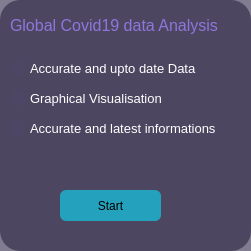
   <widget class="QWidget" name="widget_3" native="true">
    <property name="geometry">
     <rect>
      <x>130</x>
      <y>150</y>
      <width>251</width>
      <height>251</height>
     </rect>
    </property>
    <property name="styleSheet">
     <string notr="true">border-width:2px;
border-radius:20px;
background-color: qlineargradient(spread:pad, x1:0, y1:0, x2:1, y2:0, stop:1 rgba(40, 33, 64, 150));
</string>
    </property>
    <widget class="QLabel" name="label_12">
     <property name="geometry">
      <rect>
       <x>10</x>
       <y>10</y>
       <width>221</width>
       <height>31</height>
      </rect>
     </property>
     <property name="font">
      <font>
       <family>Ubuntu</family>
       <pointsize>12</pointsize>
       <weight>9</weight>
       <italic>false</italic>
       <bold>false</bold>
      </font>
     </property>
     <property name="styleSheet">
      <string notr="true">background-color: qlineargradient(spread:pad, x1:0, y1:0, x2:1, y2:0, stop:1 rgba(0, 0, 0, 0));
font: 75 12pt &quot;Ubuntu&quot;;
color: rgb(140, 118, 220)</string>
     </property>
     <property name="text">
      <string>Global Covid19 data Analysis</string>
     </property>
    </widget>
    <widget class="QPushButton" name="pushButton_7">
     <property name="geometry">
      <rect>
       <x>10</x>
       <y>60</y>
       <width>16</width>
       <height>16</height>
      </rect>
     </property>
     <property name="styleSheet">
      <string notr="true">border-width: 2px;
border-radius:8px;
font: 75 9pt &quot;Ubuntu&quot;;
background-color: qlineargradient(spread:pad, x1:0, y1:0, x2:1, y2:0, stop:1 rgba(77, 70, 100, 255));
</string>
     </property>
     <property name="text">
      <string/>
     </property>
    </widget>
    <widget class="QLabel" name="l1">
     <property name="geometry">
      <rect>
       <x>30</x>
       <y>60</y>
       <width>171</width>
       <height>17</height>
      </rect>
     </property>
     <property name="font">
      <font>
       <family>Ubuntu</family>
       <pointsize>10</pointsize>
       <weight>9</weight>
       <italic>false</italic>
       <bold>false</bold>
      </font>
     </property>
     <property name="styleSheet">
      <string notr="true">background-color: qlineargradient(spread:pad, x1:0, y1:0, x2:1, y2:0, stop:1 rgba(0, 0, 0, 0));
font: 75 10pt &quot;Ubuntu&quot;;
color:rgb(255, 255, 255);</string>
     </property>
     <property name="text">
      <string>Accurate and upto date Data</string>
     </property>
    </widget>
    <widget class="QPushButton" name="pushButton_8">
     <property name="geometry">
      <rect>
       <x>10</x>
       <y>90</y>
       <width>16</width>
       <height>16</height>
      </rect>
     </property>
     <property name="styleSheet">
      <string notr="true">border-width: 2px;
border-radius:8px;
font: 75 9pt &quot;Ubuntu&quot;;
background-color: qlineargradient(spread:pad, x1:0, y1:0, x2:1, y2:0, stop:1 rgba(77, 70, 100, 255));
</string>
     </property>
     <property name="text">
      <string/>
     </property>
    </widget>
    <widget class="QLabel" name="l2">
     <property name="geometry">
      <rect>
       <x>30</x>
       <y>90</y>
       <width>161</width>
       <height>17</height>
      </rect>
     </property>
     <property name="font">
      <font>
       <family>Ubuntu</family>
       <pointsize>10</pointsize>
       <weight>9</weight>
       <italic>false</italic>
       <bold>false</bold>
      </font>
     </property>
     <property name="styleSheet">
      <string notr="true">background-color: qlineargradient(spread:pad, x1:0, y1:0, x2:1, y2:0, stop:1 rgba(0, 0, 0, 0));
font: 75 10pt &quot;Ubuntu&quot;;
color:rgb(255, 255, 255);</string>
     </property>
     <property name="text">
      <string>Graphical Visualisation</string>
     </property>
    </widget>
    <widget class="QLabel" name="l3">
     <property name="geometry">
      <rect>
       <x>30</x>
       <y>120</y>
       <width>241</width>
       <height>17</height>
      </rect>
     </property>
     <property name="font">
      <font>
       <family>Ubuntu</family>
       <pointsize>10</pointsize>
       <weight>9</weight>
       <italic>false</italic>
       <bold>false</bold>
      </font>
     </property>
     <property name="styleSheet">
      <string notr="true">background-color: qlineargradient(spread:pad, x1:0, y1:0, x2:1, y2:0, stop:1 rgba(0, 0, 0, 0));
font: 75 10pt &quot;Ubuntu&quot;;
color:rgb(255, 255, 255);</string>
     </property>
     <property name="text">
      <string>Accurate and latest informations</string>
     </property>
    </widget>
    <widget class="QPushButton" name="pushButton_9">
     <property name="geometry">
      <rect>
       <x>10</x>
       <y>120</y>
       <width>16</width>
       <height>16</height>
      </rect>
     </property>
     <property name="styleSheet">
      <string notr="true">border-width: 2px;
border-radius:8px;
font: 75 9pt &quot;Ubuntu&quot;;
background-color: qlineargradient(spread:pad, x1:0, y1:0, x2:1, y2:0, stop:1 rgba(77, 70, 100, 255));
</string>
     </property>
     <property name="text">
      <string/>
     </property>
    </widget>
    <widget class="QPushButton" name="p1">
     <property name="geometry">
      <rect>
       <x>60</x>
       <y>190</y>
       <width>101</width>
       <height>31</height>
      </rect>
     </property>
     <property name="styleSheet">
      <string notr="true">border-width: 2px;
border-radius:6px;
font: 57 16pt &quot;Ubuntu&quot;;
background-color: qlineargradient(spread:pad, x1:0, y1:0, x2:1, y2:0, stop:1 rgba(35, 161, 189, 255));

</string>
     </property>
     <property name="text">
      <string>Start</string>
     </property>
    </widget>
   </widget>
